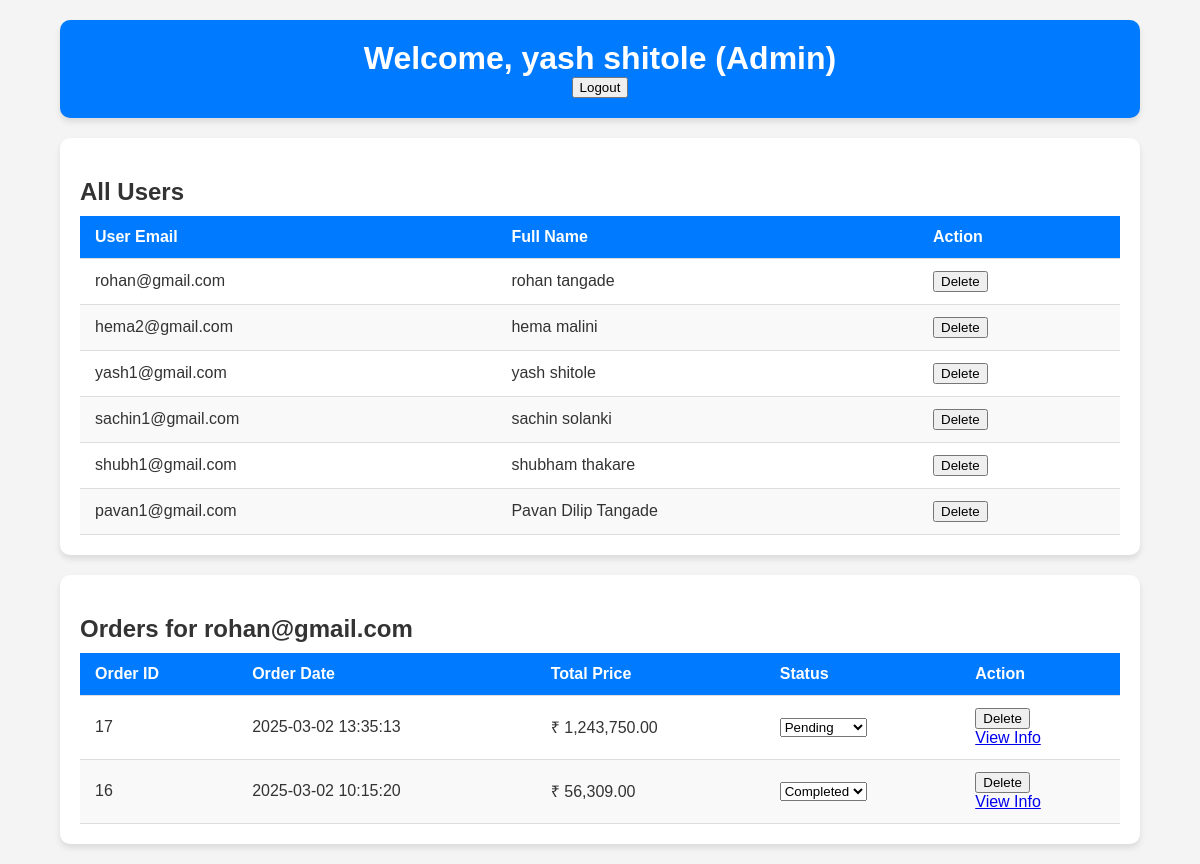
Page /admin.php (signed in) on the committed database.
### tables this page shows
CREATE TABLE `user` (
  `fullname` varchar(50) NOT NULL,
  `email` varchar(50) NOT NULL,
  `contact_no` varchar(15) NOT NULL,
  `userpassword` varchar(55) NOT NULL,
  `user_type` varchar(55) NOT NULL DEFAULT 'user',
  `useraddress` text NOT NULL
);

CREATE TABLE `orders` (
  `id` int(11) NOT NULL,
  `user_email` varchar(255) NOT NULL,
  `fullname` varchar(255) NOT NULL,
  `contactno` varchar(20) NOT NULL,
  `address` text NOT NULL,
  `pincode` varchar(10) NOT NULL,
  `total_price` decimal(10,2) NOT NULL,
  `payment_method` varchar(50) NOT NULL DEFAULT 'Cash on Delivery',
  `created_at` timestamp NOT NULL DEFAULT current_timestamp(),
  `status` enum('pending','completed','canceled') NOT NULL DEFAULT 'pending'
);

### admin.php (the view, shortened to what this page needs)
<?php
$con = new mysqli("localhost", "root", "", "records");
$admin_email = $_SESSION['user_email'];
$admin_query = $con->prepare("SELECT fullname FROM user WHERE email = ?");
$admin_query->bind_param("s", $admin_email);
$admin_query->execute();
$admin_result = $admin_query->get_result();
$admin = $admin_result->fetch_assoc();
$admin_name = $admin ? $admin['fullname'] : 'Admin';
$user_query = "SELECT email, fullname FROM user";
$users_result = $con->query($user_query);
$order_query = "SELECT id, user_email, total_price, status, created_at FROM orders ORDER BY user_email, status, created_at DESC";
$orders_result = $con->query($order_query);
$user_orders = [];
while ($order = $orders_result->fetch_assoc()) {
    $user_orders[$order['user_email']][] = $order;
}
?>
<!DOCTYPE html>
<html lang="en">
<head>
    <link rel="stylesheet" href="admin.css">
</head>
<body>
    <div class="container">
        <header>
            <h1>Welcome, <?php echo htmlspecialchars($admin_name); ?> (Admin)</h1>
            <a href="logout.php"><button>Logout</button></a>
        </header>
        <div class="content">
            <section class="card">
                <h2>All Users</h2>
                <table>
                    <thead>
                        <tr>
                            <th>User Email</th>
                            <th>Full Name</th>
                            <th>Action</th>
                        </tr>
                    </thead>
                    <tbody>
                        <?php while ($user = $users_result->fetch_assoc()): ?>
                            <tr>
                                <td><?php echo htmlspecialchars($user['email']); ?></td>
                                <td><?php echo htmlspecialchars($user['fullname']); ?></td>
                                <td>
                                    <form method="POST" style="display:inline;">
                                        <button type="submit" name="delete_user" onclick="return confirm('Are you sure you want to delete this user and all their orders?')">Delete</button>
                                    </form>
                                </td>
                            </tr>
                        <?php endwhile; ?>
                    </tbody>
                </table>
            </section>
            <?php foreach ($user_orders as $user_email => $orders): ?>
                <section class="card">
                    <h2>Orders for <?php echo htmlspecialchars($user_email); ?></h2>
                    <table>
                        <thead>
                            <tr>
                                <th>Order ID</th>
                                <th>Order Date</th>
                                <th>Total Price</th>
                                <th>Status</th>
                                <th>Action</th>
                            </tr>
                        </thead>
                        <tbody>
                            <?php foreach ($orders as $order): ?>
                                <tr>
                                    <td><?php echo $order['id']; ?></td>
                                    <td><?php echo $order['created_at']; ?></td>
                                    <td>₹ <?php echo number_format($order['total_price'], 2); ?></td>
                                    <td>
                                        <form method="POST">
                                            <select name="status" onchange="this.form.submit()">
                                                <option value="pending" <?php echo $order['status'] == 'pending' ? 'selected' : ''; ?>>Pending</option>
                                                <option value="completed" <?php echo $order['status'] == 'completed' ? 'selected' : ''; ?>>Completed</option>
                                            </select>
                                        </form>
                                    </td>
                                    <td>
                                        <form method="POST">
                                            <button type="submit" name="delete_order" onclick="return confirm('Are you sure you want to delete this order?')">Delete</button>
                                        </form>
                                        <a href="order_info.php?order_id=<?php echo $order['id']; ?>">View Info</a>
                                    </td>
                                </tr>
                            <?php endforeach; ?>
                        </tbody>
                    </table>
                </section>
            <?php endforeach; ?>
        </div>
    </div>
</body>
</html>

### admin.css (style rules this page uses)
body, html { margin: 0; padding: 0; font-family: Arial, sans-serif; background-color: #f4f4f4; color: #333; }
.container { width: 90%; max-width: 1200px; margin: 20px auto; }
header { background-color: #007BFF; color: #fff; text-align: center; padding: 20px 0; border-radius: 10px; margin-bottom: 20px; box-shadow: 0 4px 6px rgba(0, 0, 0, 0.1); }
header h1 { margin: 0; font-size: 2rem; }
.content { display: grid; grid-template-columns: 1fr; gap: 20px; }
.card { background-color: #fff; padding: 20px; border-radius: 10px; box-shadow: 0 4px 6px rgba(0, 0, 0, 0.1); transition: transform 0.2s ease-in-out; }
table { width: 100%; border-collapse: collapse; margin-top: 10px; }
thead { background-color: #007BFF; color: #fff; }
th, td { padding: 12px 15px; text-align: left; border-bottom: 1px solid #ddd; }
tr:nth-child(even) { background-color: #f9f9f9; }
.card h2 { margin-bottom: 10px; color: #333; }

### rows in the picture
user: fullname "yash shitole", email "yash1@gmail.com"
user: email "rohan@gmail.com", fullname "rohan tangade"
user: email "hema2@gmail.com", fullname "hema malini"
user: email "sachin1@gmail.com", fullname "sachin solanki"
user: email "shubh1@gmail.com", fullname "shubham thakare"
user: email "pavan1@gmail.com", fullname "Pavan Dilip Tangade"
orders: id "17", created_at "2025-03-02 13:35:13", total_price "1,243,750.00", status "Pending"
orders: id "16", created_at "2025-03-02 10:15:20", total_price "56,309.00", status "Completed"

### other values in the picture
$user_email "rohan@gmail.com"
